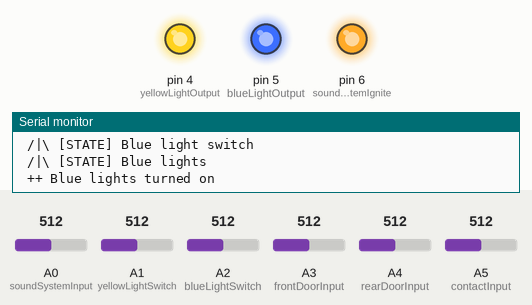
Recording of a sketch running on a simulated Arduino Uno, built with avr-gcc and run on an emulated ATmega328P. On the bench: output pins drawn as LEDs (lit = HIGH), the last lines printed to the serial monitor. The test bench sets the inputs (shaded band); at power-on: A1 (yellowLightSwitch) = 512, A2 (blueLightSwitch) = 512, A0 (soundSystemInput) = 512, A3 (frontDoorInput) = 512, A4 (rearDoorInput) = 512, A5 (contactInput) = 512. Pins used as bus, display or sensor lines are not drawn.

Above: at 1.5 s.
1.6 s: A1 (yellowLightSwitch) set to 462
3.1 s: A1 (yellowLightSwitch) set to 437
At 4.2 s:
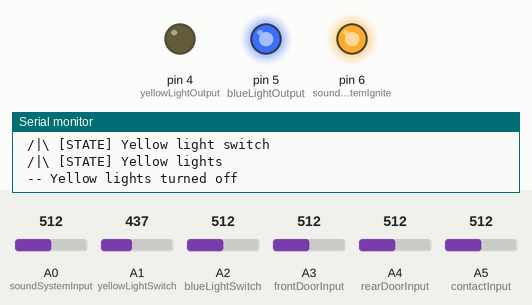
4.6 s: A2 (blueLightSwitch) set to 458
6.1 s: A2 (blueLightSwitch) set to 441
At 6.4 s:
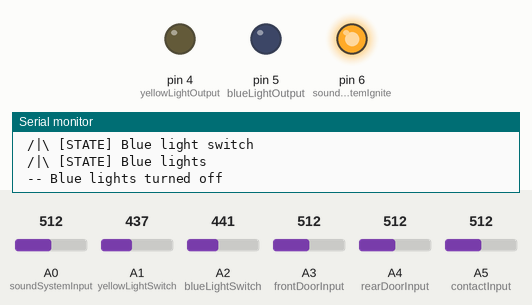
7.6 s: A1 (yellowLightSwitch) set to 716
At 8.1 s:
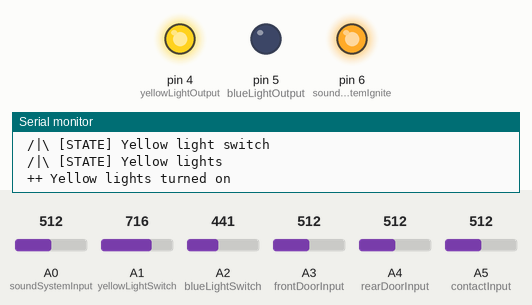
Timing chart, 0 to 10.6 s (numbered marks = the images above; inputs shaded):
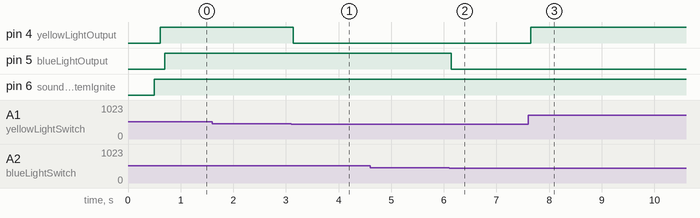

Measured:
- the behaviour switches between 451 and 450 on A1 (yellowLightSwitch) (found by bisection; images 0 and 1)
- the behaviour switches between 451 and 450 on A2 (blueLightSwitch) (found by bisection; images 1 and 2)
- after the input at 1.6 s, every drawn part: stays the same
- after the input at 3.1 s, pin 4 (yellowLightOutput): HIGH → LOW at once
- after the input at 4.6 s, every drawn part: stays the same
- after the input at 6.1 s, pin 5 (blueLightOutput): HIGH → LOW at once
- after the input at 7.6 s, pin 4 (yellowLightOutput): LOW → HIGH after 0.05 s

The sketch:

van_lights.ino
```cpp
#include <RCSwitch.h>

RCSwitch mySwitch = RCSwitch();

// INPUTS
int contactInput = A5;
int soundSystemInput = A0;
int frontDoorInput = A3;
int rearDoorInput = A4;
int yellowLightSwitch = A1;
int blueLightSwitch = A2;

// OUTPUTS
int yellowLightOutput = 4;
int blueLightOutput = 5;
int soundSystemPower = 7;
int soundSystemIgnite = 6;

const int debug = 1;

const int bindBlueWithYellow = 1;

const long WAIT = 50;

const int CONTACT_ON = 1;
const int CONTACT_OFF = 2;
const int SOUND_SYSTEM_SWITCH_ON = 3;
const int SOUND_SYSTEM_SWITCH_OFF = 4;
const int FRONT_DOOR_OPEN = 5;
const int FRONT_DOOR_CLOSE = 6;
const int REAR_DOOR_OPEN = 7;
const int REAR_DOOR_CLOSE = 8;
const int YELLOW_SWITCH_ON = 9;
const int YELLOW_SWITCH_OFF = 10;
const int BLUE_SWITCH_ON = 11;
const int BLUE_SWITCH_OFF = 12;
const int REMOTE_DOOR_OPEN = 13;
const int REMOTE_DOOR_CLOSE = 14;
const int REMOTE_LIGHT = 15;
const int CHANGE_YELLOW_LIGHT_STATE = 16;
const int CHANGE_BLUE_LIGHT_STATE = 17;
const int CHANGE_LIGHTS_STATE = 18;
const int LIGHTS_ON = 19;
const int LIGHTS_OFF = 20;

const int ON = 1;
const int OFF = 2;
const int OPEN = 3;
const int CLOSE = 4;
const int OPENED = 5;
const int CLOSED = 6;

long remoteControlOpenValue[] = {7674210, 7685618};
long remoteControlCloseValue[] = {7674209, 7685617};
long remoteControlLightValue[] = {7674212, 7685620};
int remoteControlProtocol = 1;
int remoteControlBitLength = 24;

int minVoltage = 11;

float R1 = 30000.0; //
float R2 = 7500.0; //

float vout = 0.0;

int contactValue = 0;
float vinContact = 0.0;
int contactState = OFF;

int soundSystemValue = 0;
float vinSoundSystem = 0.0;
int soundSystemState = OFF;

int soundSystemSwitchState = OFF;

int frontDoorValue = 0;
float vinFrontDoor = 0.0;
int frontDoorState = CLOSED;

int rearDoorValue = 0;
float vinRearDoor = 0.0;
int rearDoorState = CLOSED;

int yellowLightSwitchValue = 0;
float vinYellowLightSwitch = 0.0;
int yellowLightSwicthState = OFF;
int yellowLightState = OFF;


int blueLightSwitchValue = 0;
float vinBlueLightSwitch = 0.0;
int blueLightSwicthState = OFF;
int blueLightState = OFF;

float loopCount = 0;

float contactOffMaxCount;
int contactOffCount = -1;

void setup(){
   pinMode(contactInput, INPUT);
   pinMode(soundSystemInput, INPUT);
   pinMode(frontDoorInput, INPUT);
   pinMode(rearDoorInput, INPUT);
   pinMode(yellowLightSwitch, INPUT);
   pinMode(blueLightSwitch, INPUT);

   pinMode(yellowLightOutput, OUTPUT);
   pinMode(blueLightOutput, OUTPUT);
   pinMode(soundSystemPower, OUTPUT);
   pinMode(soundSystemIgnite, OUTPUT);

   if (soundSystemState == OFF) {
    digitalWrite(soundSystemPower, LOW);
    digitalWrite(soundSystemIgnite, LOW);
   }
   if (yellowLightState == OFF) {
    digitalWrite(yellowLightOutput, LOW);
   }
   if (yellowLightState == OFF) {
    digitalWrite(blueLightOutput, LOW);
   }

   contactOffMaxCount = (5 * 60 * 1000) / WAIT;
   contactOffCount = -1;

   mySwitch.enableReceive(0);

   Serial.begin(9600);
   Serial.print("VAN LIGHT V2");
}
void loop(){
   // read the value at analog input
   contactValue = analogRead(contactInput);
   vout = (contactValue * 5.0) / 1024.0; // see text
   vinContact = vout / (R2/(R1+R2));

   soundSystemValue = analogRead(soundSystemInput);
   vout = (soundSystemValue * 5.0) / 1024.0; // see text
   vinSoundSystem = vout / (R2/(R1+R2));

   frontDoorValue = analogRead(frontDoorInput);
   vout = (frontDoorValue * 5.0) / 1024.0; // see text
   vinFrontDoor = vout / (R2/(R1+R2));

   rearDoorValue = analogRead(rearDoorInput);
   vout = (rearDoorValue * 5.0) / 1024.0; // see text
   vinRearDoor = vout / (R2/(R1+R2));

   yellowLightSwitchValue = analogRead(yellowLightSwitch);
   vout = (yellowLightSwitchValue * 5.0) / 1024.0; // see text
   vinYellowLightSwitch = vout / (R2/(R1+R2));

   blueLightSwitchValue = analogRead(blueLightSwitch);
   vout = (blueLightSwitchValue * 5.0) / 1024.0; // see text
   vinBlueLightSwitch = vout / (R2/(R1+R2));

   if (debug == 1 && loopCount == 1000) {
      printVoltage("Contact", vinContact);
      printVoltage("Sound system", vinSoundSystem);
      printVoltage("Front door", vinFrontDoor);
      printVoltage("Rear door", vinRearDoor);
      printVoltage("Yellow light switch", vinYellowLightSwitch);
      printVoltage("Blue light switch", vinBlueLightSwitch);
      Serial.println("___________________________________________________________");
      loopCount = 0;
   } else if (debug != 1) {
      loopCount = 0;
   }

   loopCount++;

   if (vinContact >= minVoltage) {
      handleContact(ON);
   } else {
      handleContact(OFF);
   }

   if (vinSoundSystem >= minVoltage) {
      handleSoundSystemSwitch(ON);
   } else {
      handleSoundSystemSwitch(OFF);
   }

   if (vinFrontDoor >= minVoltage) {
    handleFrontDoor(OPEN);
   } else {
    handleFrontDoor(CLOSE);
   }

   if (vinRearDoor >= minVoltage) {
    handleRearDoor(OPEN);
   } else {
    handleRearDoor(CLOSE);
   }

   if (vinYellowLightSwitch  >= minVoltage) {
    handleYellowSwicth(ON);
   } else {
    handleYellowSwicth(OFF);
   }

   if (vinBlueLightSwitch >= minVoltage) {
    handleBlueSwicth(ON);
   } else {
    handleBlueSwicth(OFF);
   }

  if (mySwitch.available()) {

    long value = mySwitch.getReceivedValue();
    int protocol = mySwitch.getReceivedProtocol();
    int bitLength = mySwitch.getReceivedBitlength();
//    if (protocol == remoteControlProtocol && bitLength == remoteControlBitLength) {
    if (protocol == remoteControlProtocol) {
       if (isRemoteOpen(value)) {
        handleRemote(OPEN);
       } else if (isRemoteClose(value)) {
        handleRemote(CLOSE);
       } else if (isRemoteLight(value)) {
        handleRemote(ON);
       }
    }
    if (debug == 1) {
      Serial.print( mySwitch.getReceivedValue() );
      Serial.print(" / ");
      Serial.print( mySwitch.getReceivedBitlength() );
      Serial.print("bit ");
      Serial.print("Protocol: ");
      Serial.println( mySwitch.getReceivedProtocol() );
    }

    mySwitch.resetAvailable();
  }

   delay(WAIT);
}

void handleEvent(int event) {
  if (event == CONTACT_ON) {
    Serial.println(" /|\\ [ON] Contact");
    if (isSoundSystemOff()) {
       turnOnSoundSystem();
    }
  } else if (event == CONTACT_OFF) {
    Serial.println(" /|\\ [OFF] Contact");
    if (isSoundSystemOn() && soundSystemSwitchState == OFF) {
       turnOffSoundSystem();
    }
  }

  if (event == SOUND_SYSTEM_SWITCH_ON || event == SOUND_SYSTEM_SWITCH_OFF) {
    Serial.println(" /|\\ [STATE] Sound system switch");
    if (contactState == OFF) {
      if (isSoundSystemOff()) {
         turnOnSoundSystem();
      } else {
         turnOffSoundSystem();
      }
    }
  }

  if (event == YELLOW_SWITCH_ON || event == YELLOW_SWITCH_OFF) {
    Serial.println(" /|\\ [STATE] Yellow light switch");
    handleEvent(CHANGE_YELLOW_LIGHT_STATE);
  }

  if (event == BLUE_SWITCH_ON || event == BLUE_SWITCH_OFF) {
    Serial.println(" /|\\ [STATE] Blue light switch");
    handleEvent(CHANGE_BLUE_LIGHT_STATE);
  }

  if (event == FRONT_DOOR_OPEN) {
    Serial.println(" /|\\ [OPEN] Front door");
 /*   if (isRearDoorClosed()) {
      handleEvent(LIGHTS_ON);
    }*/
  } else if (event == FRONT_DOOR_CLOSE) {
    Serial.println(" /|\\ [CLOSE] Front door");
 /*   if (isRearDoorClosed()) {
       handleEvent(LIGHTS_OFF);
    }*/
  }

  if (event == REAR_DOOR_OPEN) {
    Serial.println(" /|\\ [OPEN] Rear door");
//    handleEvent(LIGHTS_ON);
  } else if (event == REAR_DOOR_CLOSE) {
    Serial.println(" /|\\ [CLOSE] Rear door");
    if (isFrontDoorClosed() && !isBaseCampMode()) {
 //     handleEvent(LIGHTS_OFF);
    }
  }

  if (event == REMOTE_DOOR_OPEN) {
    Serial.println(" /|\\ [OPEN] Remote");
    handleEvent(LIGHTS_ON);
  } else if (event == REMOTE_DOOR_CLOSE) {
    Serial.println(" /|\\ [CLOSE] Remote");
    handleEvent(LIGHTS_OFF);
    if (bindBlueWithYellow != 1) {
      if (isBlueLightsOn()) {
        turnOffBlueLights();
      }
    }
  } else if (event == REMOTE_LIGHT) {
    Serial.println(" /|\\ [ON] Remote");
    handleEvent(CHANGE_LIGHTS_STATE);
    if (bindBlueWithYellow != 1) {
      if (isBlueLightsOff()) {
        turnOnBlueLights();
      }
    }
  }

  if (event == LIGHTS_ON) {
    Serial.println(" /|\\ [ON] Lights");
    if (isYellowLightsOff()) {
      turnOnYellowLights();
    }
    if (bindBlueWithYellow == 1) {
      if (isBlueLightsOff()) {
        turnOnBlueLights();
      }
    }
  } else if (event == LIGHTS_OFF) {
    Serial.println(" /|\\ [OFF] Lights");
    if (isYellowLightsOn()) {
      turnOffYellowLights();
    }
    if (bindBlueWithYellow == 1) {
      if (isBlueLightsOn()) {
        turnOffBlueLights();
      }
    }
  }

  if (event == CHANGE_LIGHTS_STATE) {
    Serial.println(" /|\\ [STATE] Lights");
    if (isYellowLightsOff() && isBlueLightsOff()) {
      handleEvent(LIGHTS_ON);
    } else {
      handleEvent(LIGHTS_OFF);
    }
  }

  if (event == CHANGE_YELLOW_LIGHT_STATE) {
    Serial.println(" /|\\ [STATE] Yellow lights");
      if (isYellowLightsOff()) {
        turnOnYellowLights();
      } else {
        turnOffYellowLights();
      }
  }

  if (event == CHANGE_BLUE_LIGHT_STATE) {
    Serial.println(" /|\\ [STATE] Blue lights");
      if (isBlueLightsOff()) {
        turnOnBlueLights();
      } else {
        turnOffBlueLights();
      }
  }

}

void handleContact(int action) {
  if (action == ON && contactState == OFF) {
    contactOffCount = 0;
    contactState = ON;
    handleEvent(CONTACT_ON);
  }
  if (action == OFF && contactState == ON) {
    contactState = OFF;
    handleEvent(CONTACT_OFF);
  }
  if (action == OFF) {
      if (contactOffCount <= contactOffMaxCount) {
        contactOffCount++;
      }
  }
}

void handleSoundSystemSwitch(int action) {
  if (action == ON && soundSystemSwitchState == OFF) {
    soundSystemSwitchState = ON;
    handleEvent(SOUND_SYSTEM_SWITCH_ON);
  }
  if (action == OFF && soundSystemSwitchState == ON) {
    soundSystemSwitchState = OFF;
    handleEvent(SOUND_SYSTEM_SWITCH_OFF);
  }
}

void handleYellowSwicth(int action) {
  if (action == ON && yellowLightSwicthState == OFF) {
    yellowLightSwicthState = ON;
    handleEvent(YELLOW_SWITCH_ON);
  }
  if (action == OFF && yellowLightSwicthState == ON) {
    yellowLightSwicthState = OFF;
    handleEvent(YELLOW_SWITCH_OFF);
  }
}

void handleBlueSwicth(int action) {
  if (action == ON && blueLightSwicthState == OFF) {
    blueLightSwicthState = ON;
    handleEvent(BLUE_SWITCH_ON);
  }
  if (action == OFF && blueLightSwicthState == ON) {
    blueLightSwicthState = OFF;
    handleEvent(BLUE_SWITCH_OFF);
  }
}

void handleFrontDoor(int action) {
  if (action == OPEN && frontDoorState == CLOSED) {
    frontDoorState = OPENED;
    handleEvent(FRONT_DOOR_OPEN);
  }
  if (action == CLOSE && frontDoorState == OPENED) {
    frontDoorState = CLOSED;
    handleEvent(FRONT_DOOR_CLOSE);
  }
}

void handleRearDoor(int action) {
  if (action == OPEN && rearDoorState == CLOSED) {
    rearDoorState = OPENED;
    handleEvent(REAR_DOOR_OPEN);
  }
  if (action == CLOSE && rearDoorState == OPENED) {
    rearDoorState = CLOSED;
    handleEvent(REAR_DOOR_CLOSE);
  }
}

void handleRemote(int action) {
  if (action == OPEN) {
    handleEvent(REMOTE_DOOR_OPEN);
  }
  if (action == CLOSE) {
    handleEvent(REMOTE_DOOR_CLOSE);
  }
  if (action == ON) {
    handleEvent(REMOTE_LIGHT);
  }
}

bool isSoundSystemOn() {
  return soundSystemState == ON;
}

bool isSoundSystemOff() {
  return soundSystemState == OFF;
}

bool isYellowLightsOn() {
  return yellowLightState == ON;
}

bool isYellowLightsOff() {
  return yellowLightState == OFF;
}

bool isBlueLightsOn() {
  return blueLightState == ON;
}

bool isBlueLightsOff() {
  return blueLightState == OFF;
}

bool isFrontDoorOpened() {
  return frontDoorState == OPENED;
}

bool isFrontDoorClosed() {
  return frontDoorState == CLOSED;
}

bool isRearDoorOpened() {
  return rearDoorState == OPENED;
}

bool isRearDoorClosed() {
  return rearDoorState == CLOSED;
}

bool isBaseCampMode() {
  return contactOffCount >= (contactOffMaxCount - 1);
}

bool isRemoteOpen(long test) {
  for (int i=0; i<sizeof remoteControlOpenValue/sizeof remoteControlOpenValue[0]; i++) {
    if (remoteControlOpenValue[i] == test) {
      return true;
    }
  }
  return false;
}

bool isRemoteClose(long test) {
  for (int i=0; i<sizeof remoteControlCloseValue/sizeof remoteControlCloseValue[0]; i++) {
    if (remoteControlCloseValue[i] == test) {
      return true;
    }
  }
  return false;
}

bool isRemoteLight(long test) {
  for (int i=0; i<sizeof remoteControlLightValue/sizeof remoteControlLightValue[0]; i++) {
    if (remoteControlLightValue[i] == test) {
      return true;
    }
  }
  return false;
}


void printVoltage(char Category[], float value) {
      Serial.print(Category);
      Serial.print(" voltage ");
      Serial.print(value);
      Serial.println("V");
}

void turnOnSoundSystem() {
     if (soundSystemState == OFF) {
       Serial.println(" ++ SoundSystem turned on");
       digitalWrite(soundSystemPower, HIGH);
       delay(500);
       digitalWrite(soundSystemIgnite, HIGH);
     }
     soundSystemState = ON;
}

void turnOffSoundSystem() {
     if (soundSystemState == ON) {
       Serial.println(" -- SoundSystem turned off");
       digitalWrite(soundSystemIgnite, LOW);
       delay(500);
       digitalWrite(soundSystemPower, LOW);
     }
     soundSystemState = OFF;
}

void changeYellowLightState() {
     if (yellowLightState == ON) {
        turnOnYellowLights();
     } else {
        turnOffYellowLights();
     }
}

void turnOnYellowLights() {
        if (yellowLightState == OFF) {
          Serial.println(" ++ Yellow lights turned on");
          digitalWrite(yellowLightOutput, HIGH);
        }
        yellowLightState = ON;
}

void turnOffYellowLights() {
     if (yellowLightState == ON) {
       Serial.println(" -- Yellow lights turned off");
          digitalWrite(yellowLightOutput, LOW);
     }
     yellowLightState = OFF;
}

void changeBlueLightState() {
     if (blueLightState == OFF) {
        turnOnBlueLights();
     } else {
        turnOffBlueLights();
     }
}

void turnOnBlueLights() {
        if (blueLightState == OFF) {
          Serial.println(" ++ Blue lights turned on");
          digitalWrite(blueLightOutput, HIGH);
        }
        blueLightState = ON;
}

void turnOffBlueLights() {
     if (blueLightState == ON) {
       Serial.println(" -- Blue lights turned off");
          digitalWrite(blueLightOutput, LOW);
     }
     blueLightState = OFF;
}
```
